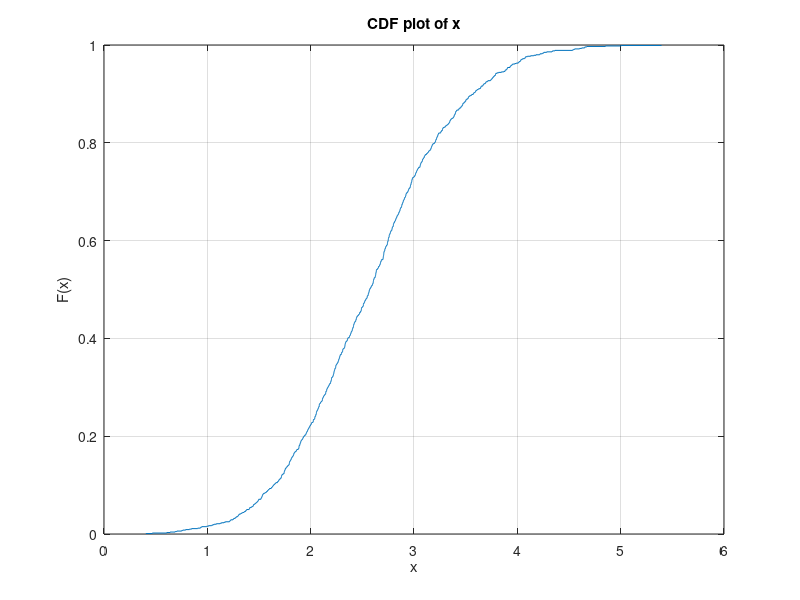

Recreate this plot in MATLAB.
N = 1000;
NBS = 2;
NUE = 2;
Ns = 100;
c = 3*10^8;
f = 10^9;
lamda = c/f;
BS = [0; 0];
UE = [120; 120];
rho = 1;
SNR_dB = 3;
SNR = 10^(SNR_dB/10);
d = 0.5*lamda;
alpha = 2;

from = 80;
to = 120;
S = (to-from).*rand(2,Ns) + from;

d1 = sqrt((S(2,:)-UE(2,1)).^2+(S(1,:)-UE(1,1)).^2);
d2 = sqrt((S(2,:)-BS(2,1)).^2+(S(1,:)-BS(1,1)).^2);

DOD = atan2(S(2,:)-UE(2,1),S(1,:)-UE(1,1));
DOA = atan2(S(2,:)-BS(2,1),S(1,:)-BS(1,1));

H = zeros(NBS,NUE,N);
for i = 1:Ns
    for k = 1:NUE
        for m = 1:NBS
            for n = 1:N
                phi = (2*pi)*rand();
                a = rho*exp(1i*phi)/((d1(i)+d2(i))^(alpha/2));
                delay_shift = exp(-1i*2*pi*(d1(i)+d2(i))/lamda);
                DOA_shift = exp(-1i*2*pi*d*(m-1)*sin(DOA(i))/lamda);
                DOD_shift = exp(-1i*2*pi*d*(k-1)*sin(DOD(i))/lamda);
                H(m,k,n) = H(m,k,n) + a*delay_shift*DOA_shift*DOD_shift;
            end
        end
    end
end

H_norm = zeros(1,N);
for n = 1:N
    H_norm(n) = norm(H(:,:,n),'fro').^2;
end

H_avg = mean(H_norm)/(NBS*NUE);

C = zeros(1,N);
for n = 1:N
    C(n) = abs(log2(det(eye(NBS)+(SNR/NUE)*(1/H_avg)*(H(:,:,n)*H(:,:,n)'))));
end

cdfplot(C);